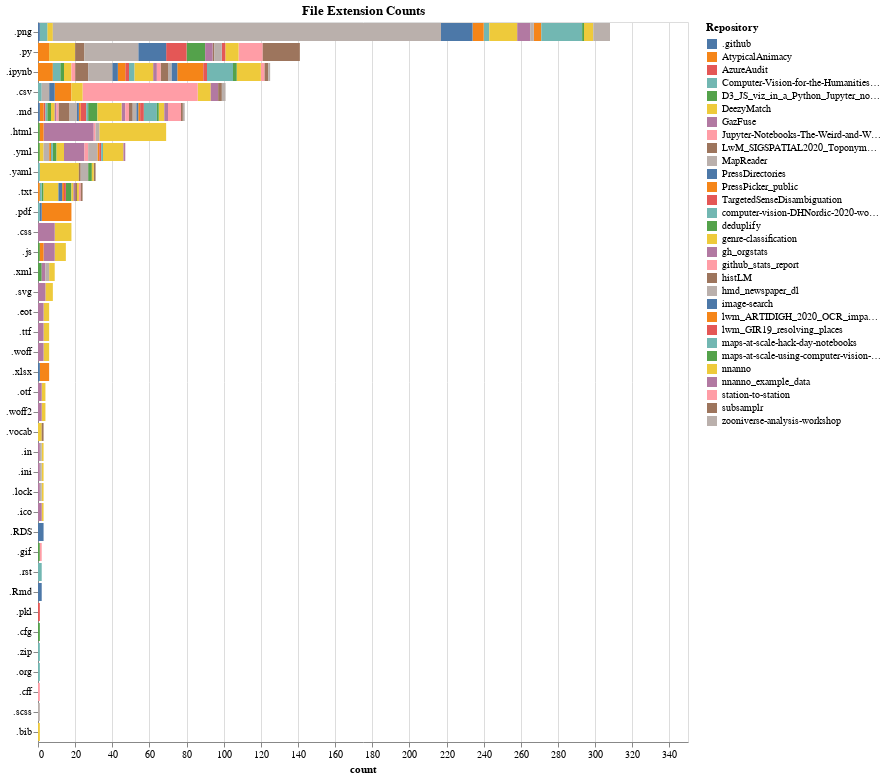

The notebook cell this image was saved under:
### Markdown cell above
### File extensions counts by repository

### Code cell
df = pd.DataFrame.from_dict(lwm_stats.get_org_file_ext_frequency("public"))
df = df.drop(labels=['.jpg','.json'])
df.reset_index(inplace=True)
data = pd.melt(frame=df, id_vars=["index"], value_name="count")
chart = (
    alt.Chart(data)
    .mark_bar()
    .encode(
        y=alt.Y(
            "index:N",
            title=None,
            sort=alt.EncodingSortField(field="count", order="descending", op="sum"),
        ),
        x=alt.X("count:Q"),
        color=alt.Color("variable:N", title="Repository"),
        tooltip=[alt.Tooltip("variable:N", title="Repository"), "count:Q"],
    )
    .properties(width=WIDTH, title='File Extension Counts')
)
chart

### Figure 1 — Vega-Lite specification as saved in the notebook (floating-point values rounded to 4 significant figures; data arrays with more than 128 entries replaced by an {"elided": "..."} marker saying what was removed)
{"config": {"view": {"continuousWidth": 400, "continuousHeight": 300}}, "data": {"name": "data-82dc8cb760cec94c44567a09607bf6b5"}, "mark": "bar", "encoding": {"color": {"type": "nominal", "field": "variable", "title": "Repository"}, "tooltip": [{"type": "nominal", "field": "variable", "title": "Repository"}, {"type": "quantitative", "field": "count"}], "x": {"type": "quantitative", "field": "count"}, "y": {"type": "nominal", "field": "index", "sort": {"field": "count", "op": "sum", "order": "descending"}, "title": null}}, "title": "File Extension Counts", "width": 650, "$schema": "https://vega.github.io/schema/vega-lite/v4.8.1.json", "datasets": {"data-82dc8cb760cec94c44567a09607bf6b5": {"elided": "1080 records"}}}
